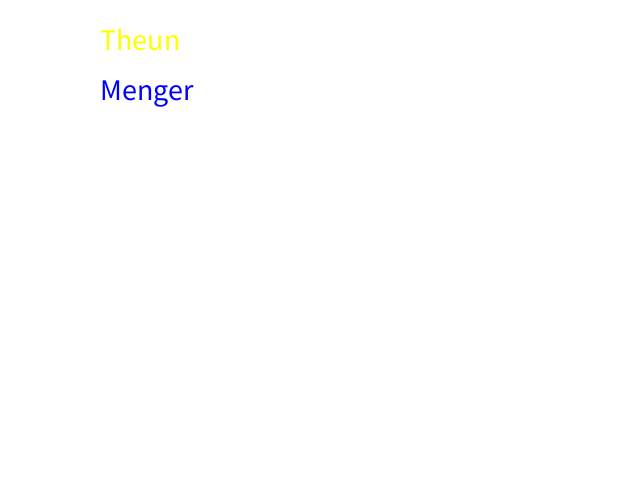
Frame 1 (no input)
Frame 60 (the mouse pressed at the canvas centre just before this capture): identical to frame 1, image omitted
Frame 120 (the mouse held since frame 60 and released just before this capture): identical to frame 1, image omitted

The Processing sketch that drew this single still picture (run headless with seeded random() and noise(); from frame 60 on, the mouse is pressed at the canvas centre):

// Processing sketch: opgave_2_4
// ── opgave_2_4.pde
void setup() {
  size(640, 480);
  textSize(30);
}

void draw() {
  background(255, 255, 255);
  
  fill(255, 255, 0);  
  text("Theun", 100, 50);
  
  fill(0, 0, 255);  
  text("Menger", 100, 100);
}
